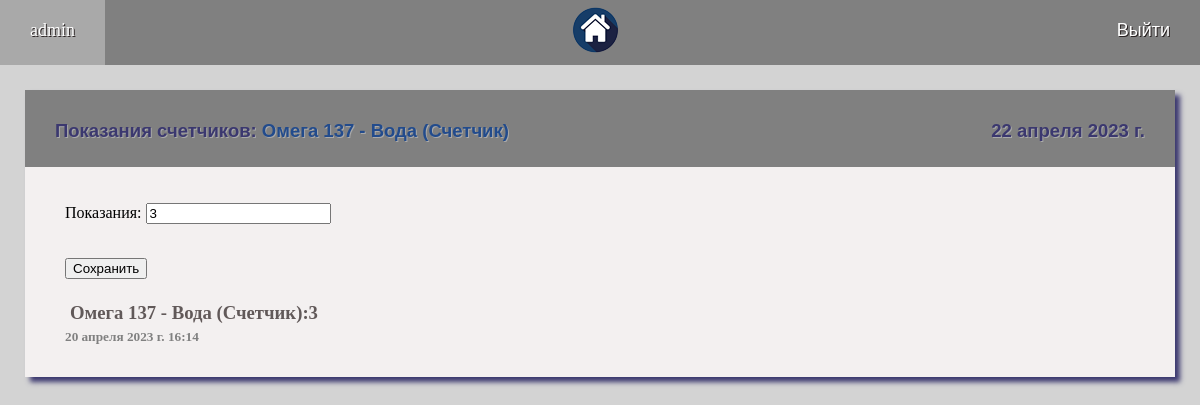
The page /counter/1/4/ (signed in) on the database as committed earlier.
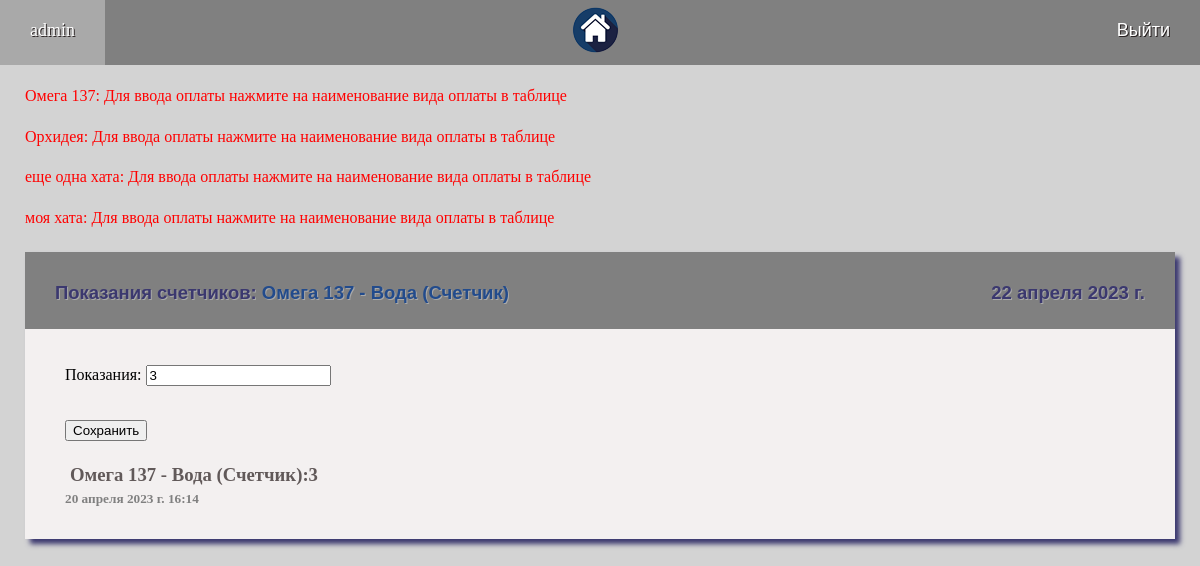
The same page on the database as committed later.
### compay/models.py (models this page shows, shortened)
class Item(models.Model):
    LST = [('electricity', 'Электричество'), ('water', 'Вода'), ('gas', 'Газ'), ('kv', 'Квартплата'),
           ('tbo', 'ТБО'), ('domofon', 'Домофон'), ('inet', 'Интернет'), ('other', 'Другой вид оплаты')]
    CT = [('counter', 'Счетчик'), ('tarif', 'Тариф'), ('day', 'Счетчик День'),
          ('night', 'Счетчик Ночь'), ('total', 'Итого')]
    item_name = models.CharField(choices=LST, max_length=50, blank=False, verbose_name="Предмет расчета")
    is_counter = models.CharField(choices=CT, max_length=50, default='tarif', blank=False, verbose_name="Расчет")
    created = models.DateTimeField(auto_now_add=True, verbose_name="Дата создания")
    active = models.BooleanField(default=True, verbose_name="Активный")
    app = models.ForeignKey('Appartment', on_delete=models.CASCADE, verbose_name="Объект")
    class Meta:
        verbose_name = 'Конфигурация объекта'
        verbose_name_plural = 'Конфигурации объектов'
        ordering = ['id']
    def __str__(self):
        for k, v in self.LST:
            if k == self.item_name:
                name = v
        return str(self.app) + ' - ' + name + " (" + str(self.get_is_counter_display()) + ')'

class Appartment(models.Model):
    NAME = 'Объекты'
    CT = [('counter', 'Счетчик'), ('tarif', 'Тариф')]
    name = models.CharField(max_length=50, unique=True, blank=False, verbose_name="Название объекта")
    adress = models.CharField(max_length=100, blank=True, verbose_name="Адрес объекта")
    belong = models.ForeignKey(settings.AUTH_USER_MODEL, default='admin', on_delete=models.CASCADE, verbose_name="Принадлежит")
    created = models.DateTimeField(auto_now_add=True, verbose_name="Дата создания")
    electricity = models.BooleanField(default=False, verbose_name="Электричество")
    el_is_counter = models.CharField(choices=CT, max_length=50, default='tarif', blank=False, verbose_name="Расчет по")
    el_counter_discrete = models.BooleanField(default=False, verbose_name="Тариф зависит от потребления (Да/Нет)")
    el_night = models.BooleanField(default=False, verbose_name="Счетчик день-ночь (Да/Нет)")
    water = models.BooleanField(default=False, verbose_name="Вода")
    wat_is_counter = models.CharField(choices=CT, max_length=50, default='tarif', blank=False, verbose_name="Расчет по")
    gas = models.BooleanField(default=False, verbose_name="Газ")
    gas_is_counter = models.CharField(choices=CT, max_length=50, default='tarif', blank=False, verbose_name="Расчет по")
    kv = models.BooleanField(default=False, verbose_name="Квартплата")
    tbo = models.BooleanField(default=False, verbose_name="ТБО")
    domofon = models.BooleanField(default=False, verbose_name="Домофон")
    inet = models.BooleanField(default=False, verbose_name="Интернет")
    other = models.BooleanField(default=False, verbose_name="Другой платеж")
    class Meta:
        verbose_name = 'Объект'
        verbose_name_plural = 'Объекты'
        ordering = ['name']
    def __init__(self, *args, **kwargs):    # Новый блок кода! Инит с условием!
        super(Appartment, self).__init__(*args, **kwargs)
        if self.el_is_counter == 'tarif':
            self.el_night = False
            self.el_counter_discrete = False  # Конец нового блока кода! Инит с условием!
    def __str__(self):
        return self.name

class Counter(models.Model):
    NAME = 'Показания счетчика'
    LST = [('electricity', 'Электричество'), ('water', 'Вода'), ('gas', 'Газ')]
    TYPE = [('counter', 'Однотарифный'), ('day', 'День'), ('night', 'Ночь')]
    COUNTER_UNITS = [('ед.', 'ед.'), ('м3', 'м3'), ('тыс.м3', 'тыс.м3'), ('кВт', 'кВт')]
    type = models.CharField(choices=TYPE, default='flat', max_length=15, blank=False, verbose_name="Тип счетчика")
    value = models.PositiveIntegerField(blank=False, verbose_name='Показания')
    unit = models.CharField(choices=COUNTER_UNITS, default='ед.', max_length=15, blank=True, verbose_name="Ед.изм.")
    previous = models.PositiveIntegerField(blank=True, default=0, verbose_name='Предыдущие показания')
    created = models.DateTimeField(auto_now_add=True, verbose_name="Дата ввода показаний")
    updated = models.DateTimeField(auto_now=True, verbose_name="Дата изменения")
    item = models.ForeignKey('Item', on_delete=models.CASCADE, verbose_name="Предмет расчета")
    class Meta:
        verbose_name = 'Показания счетчика'
        verbose_name_plural = 'Показания счетчиков'
        ordering = ['-created']
    def __init__(self, *args, **kwargs):
        super(Counter, self).__init__(*args, **kwargs)
        if 'Вода' in str(self.item).split():
            self.unit = 'м3'
        elif 'Электричество' in str(self.item).split():
            self.unit = 'кВт'
        elif 'Газ' in str(self.item).split():
            self.unit = 'тыс.м3'
        if self.value < self.previous:
            self.value = self.previous
    def __str__(self):
        return str(self.item)

### compay/views.py (the view)
# urls.py: path('counter/<int:app_selected>/<int:item_selected>/', counter, name='counter'),
@login_required
def counter(request, app_selected, item_selected):
    global msgs, LST, month, date
    clean_msgs()
    item = Item.objects.get(pk=item_selected)
    counters = Counter.objects.filter(item=item_selected).order_by('-created')[:2]
    if not counters:
        obj = 'Пока тут нет записей'
        counter = Counter(item=item, type=item.is_counter)
    else:
        obj = ''
        if counters[0].created.month == date.month:
            counter = counters[0]
        else:
            counter = Counter.create(item=counters[0].item, type=counters[0].type,
                                     value=counters[0].value, previous=counters[0].value)
    if request.method == 'POST':
        form = CounterForm(request.POST, instance=counter)
        if form.is_valid():
            form.save()
            return redirect('counters', app_selected)
        else:
            msgs.append(dict(key=str(item) + ' Error', text='Ошибка ввода данных!',
                             description='Error'))
    else:
        form = CounterForm(instance=counter)
    context = {'title': 'Показания счетчиков: ', 'menu': menu, 'msgs': msgs, 'obj': obj,
               'item': item, 'app_selected': app_selected, 'item_selected': item_selected,
               'counter_list': counters, 'form': form, 'date': date}
    return render(request, 'compay/counter.html', context)

### compay/forms.py
class CounterForm(forms.ModelForm):
    class Meta:
        model = Counter
        fields = ['value']
        widgets = {}

### compay/views.py (called while the page is built)
def clean_msgs(msg_to_clean=None):
    global msgs
    msgs_clean_list = ['Error']
    msgs_clean_list.append(msg_to_clean)
    for i in range(3):
        for msg in msgs:
            if msg['description'] in msgs_clean_list:
                msgs.remove(msg)

### compay/templates/compay/counter.html (shortened to what this page needs)
{% extends 'compay/base.html' %}
{% block content %}
<div class="main">
    <div class="title">
        <div>{{ title }}<a href="{% url 'counters' item.app_id %}" class="links">{{ item }}</a></div>
        <div>{{ date }}</div>
    </div>
    <div class="window">
        <div class="">
        {% if form %}
                <form action="{% url 'counter' app_selected item_selected %} " method='POST'>
                        <p>{{ form }}</p>
                    <br>
                    <button type="submit">Сохранить</button>
                    <br><br>
                </form>
        {% endif %}
        {% for counter in counter_list %}
            <h3 class="text">{{ counter }}:{{ counter.value }}</h3>
            <h5 class="date">{{ counter.created }}</h5>
        {% endfor %}
        </div>
    </div>
</div>
{% endblock %}

### compay/templates/compay/base.html (shortened to what this page needs)
<!DOCTYPE html>
<html>
{% load static %}
<head>
	<link type="text/css" href="{% static 'compay/css/styles.css' %}" rel="stylesheet" />
</head>
<body>
{% block mainmenu %}
		<div class="menu">
		{% if request.user.is_authenticated %}
			<a href="{% url 'home' %}" class="menu_link">{{ user.username }}</a>
			<a href="{% url 'home' %}" class="menu_link_img"><img src="{% static 'compay/images/dom.png' %}" alt="Logo"></a>
			<form action="{% url 'logout_user' %}" method="POST">
				<button type="submit" class="menu_link but">Выйти</button>
			</form>
		{% else %}
			<a href="{% url 'login' %}" class="menu_link">Войти</a>
			<div><img src="{% static 'compay/images/dom.png' %}" alt="Logo"></div>
			<a href="{% url 'register' %}" class="menu_link">Регистрация</a>
		{% endif %}
		</div>
{% endblock mainmenu %}
{% block msg %}
	<div class="alert">
	{% for msg in msgs %}
			<p>{{ msg.key }}: {{ msg.text }}</p>
	{% endfor %}
	</div>
{% endblock msg %}
<div class="content">
{% block content %}
{% endblock %}
</div>
</body>
</html>

### compay/static/compay/css/styles.css (style rules this page uses)
html, body { background-color: lightgrey; margin: 0; }
h3 { color: #615959; }
.content { padding: 25px; }
.title { display: flex; justify-content: space-between; font-family: 'Arial'; font-size: 18.5px; color: #3b386f; background-color: grey; padding: 30px 30px 25px 30px; margin: 0px; text-shadow: 1px 1px darkgrey; font-weight: bold; }
.alert { color: red; padding-left: 25px; }
.alert p { margin-top: 1.4rem; margin-bottom: 0; }
.menu { display: flex; justify-content: space-between; background-color: grey; font-size:18px; padding: 0px; }
.menu_link_img { padding: 5px 30px; }
.menu_link { color: white; text-decoration: none; text-shadow: 1px 1px #292222; padding: 20px 30px; }
.but { background-color: grey; border-width: 0; font-size: 18px; cursor: pointer; }
.links { text-decoration: none; color: #224b8c; transition: font-size 0.2s; }
.main { background-color: #f3f0f0; box-shadow: 5px 5px 5px #3b386f; }
.window { display: flex; justify-content: space-between; padding: 0px 40px 20px 40px; }
.text { margin: 5px; word-wrap: break-word; }
.date { color: grey; margin: 0px; padding-bottom: 12px; }

Rows that differ between the two databases and show on the page:
now on this page (row unchanged): Appartment: key "Омега 137", text "Для ввода оплаты нажмите на наименование вида оплаты в таблице"
added Appartment: key "Орхидея", text "Для ввода оплаты нажмите на наименование вида оплаты в таблице"
now on this page (row unchanged): Appartment: key "еще одна хата", text "Для ввода оплаты нажмите на наименование вида оплаты в таблице"
now on this page (row unchanged): Appartment: key "моя хата", text "Для ввода оплаты нажмите на наименование вида оплаты в таблице"
